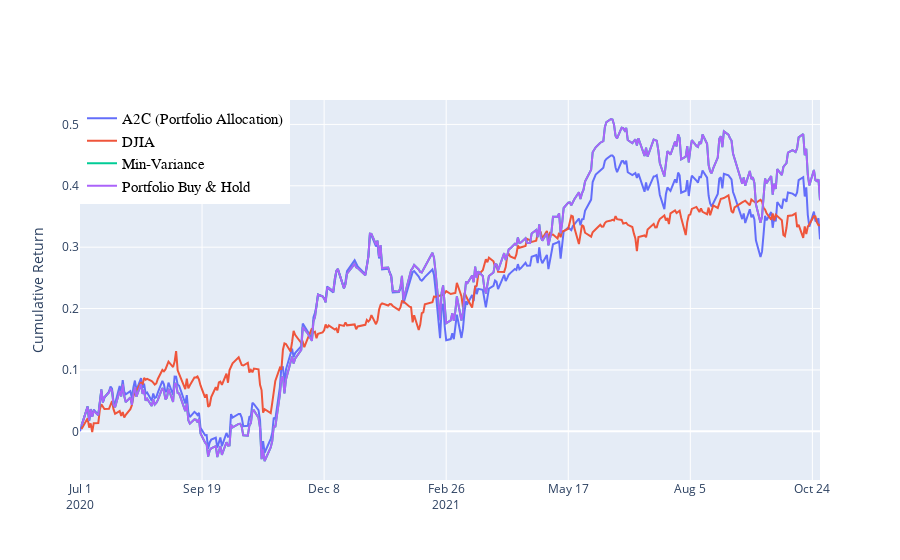

The notebook cell this image was saved under:
### Code cell
fig = go.Figure()
fig.add_trace(trace0_portfolio)

fig.add_trace(trace1_portfolio)

fig.add_trace(trace2_portfolio)

fig.add_trace(trace3_portfolio)



fig.update_layout(
    legend=dict(
        x=0,
        y=1,
        traceorder="normal",
        font=dict(
            family="sans-serif",
            size=15,
            color="black"
        ),
        bgcolor="White",
        bordercolor="white",
        borderwidth=2
        
    ),
)
#fig.update_layout(legend_orientation="h")
fig.update_layout(title={
        #'text': "Cumulative Return using FinRL",
        'y':0.85,
        'x':0.5,
        'xanchor': 'center',
        'yanchor': 'top'})
#with Transaction cost
#fig.update_layout(title =  'Quarterly Trade Date')
fig.update_layout(
#    margin=dict(l=20, r=20, t=20, b=20),

    #paper_bgcolor='rgba(1,1,0,0)',
    #paper_bgcolor='rgb(255,1,0)',
    #plot_bgcolor='rgba(1, 1, 0, 0)',
    #xaxis_title="Date",
    yaxis_title="Cumulative Return",
xaxis={'type': 'date', 
       'tick0': time_ind[0], 
        'tickmode': 'linear', 
       'dtick': 86400000.0 *80}

)
#fig.update_xaxes(showline=True,linecolor='black',showgrid=True, gridwidth=1, gridcolor='LightSteelBlue',mirror=True)
#fig.update_yaxes(showline=True,linecolor='black',showgrid=True, gridwidth=1, gridcolor='LightSteelBlue',mirror=True)
#fig.update_yaxes(zeroline=True, zerolinewidth=1, zerolinecolor='LightSteelBlue')

fig.show()

### Figure 1 — Plotly figure (JSON) as saved in the notebook; plotly's stock layout.template omitted (floating-point values rounded to 4 significant figures; data arrays with more than 128 entries replaced by an {"elided": "..."} marker saying what was removed)
{"data": [{"mode": "lines", "name": "A2C (Portfolio Allocation)", "type": "scatter", "x": {"elided": "325 str values"}, "y": {"elided": "325 float values"}}, {"mode": "lines", "name": "DJIA", "type": "scatter", "x": {"elided": "325 str values"}, "y": {"elided": "337 float values"}}, {"mode": "lines", "name": "Min-Variance", "type": "scatter", "x": {"elided": "325 str values"}, "y": {"elided": "325 float values"}}, {"mode": "lines", "name": "Portfolio Buy & Hold", "type": "scatter", "x": {"elided": "325 str values"}, "y": {"elided": "325 float values"}}], "layout": {"legend": {"bgcolor": "White", "bordercolor": "white", "borderwidth": 2, "font": {"color": "black", "family": "sans-serif", "size": 15}, "traceorder": "normal", "x": 0, "y": 1}, "title": {"x": 0.5, "xanchor": "center", "y": 0.85, "yanchor": "top"}, "xaxis": {"dtick": 6912000000, "tick0": "2020-07-01", "tickmode": "linear", "type": "date"}, "yaxis": {"title": {"text": "Cumulative Return"}}}}
